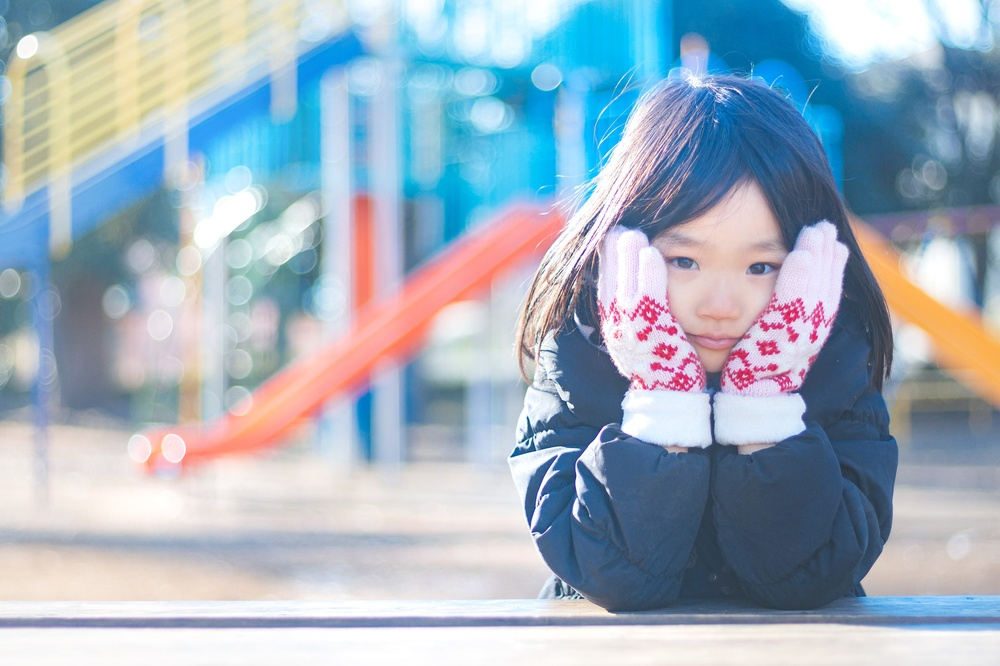
%> input picture anju.jpg, 1000 x 666 px, shrunk from 1600 x 1066 before the run
$ octave kadai3.m   (GNU Octave 9; MATLAB toolbox functions it lacks are replaced by stand-ins)
%> lines starting %> are read from the running program, lines starting %| are printed output that depends on the picture; in (x1, y1, x2, y2) boxes, pixels count from 0 and x2, y2 are one past the last pixel; in counts of white or black regions, pixels touching at a corner belong together; the program's own positions count from 1
% 閾値処理
% 閾値を4パターン設定し,閾値処理した画像を示す．

clear; % 変数のオールクリア

ORG=imread('anju.jpg'); % 原画像の入力
%> ORG is the input picture: size 666x1000x3 uint8; mean R, G, B 160.3, 176.5, 190.5
ORG= rgb2gray(ORG); % カラー画像を白黒濃淡画像へ変換
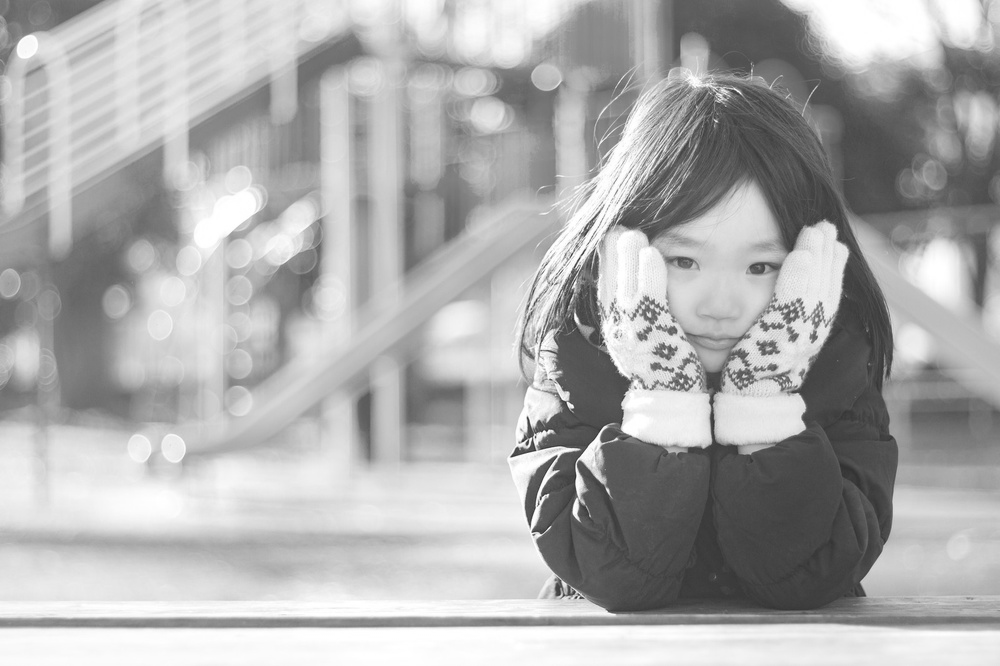
%> ORG: size 666x1000 uint8; min 43, max 255, mean 173.2

imagesc(ORG); colormap(gray); colorbar; % 画像の表示
pause;

IMG = ORG > 50; % 輝度値が64以上の画素を1，その他を0に変換
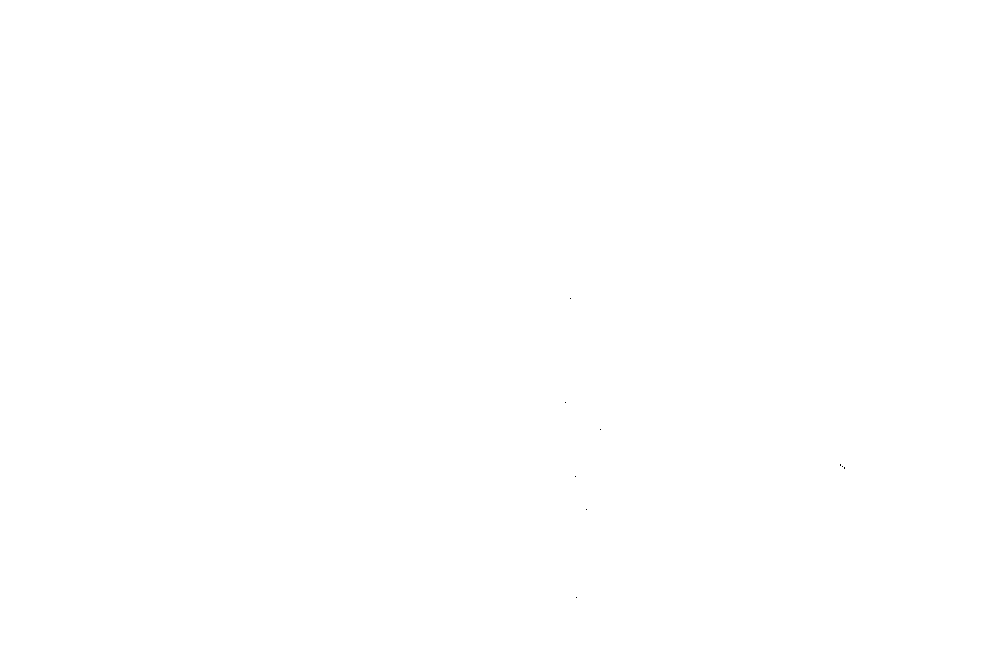
%> IMG: size 666x1000 logical; 100% white; black in thin lines or dots, all inside (x1, y1, x2, y2) = (565, 298, 845, 598)
imagesc(IMG); colormap(gray); colorbar;
pause;

IMG = ORG > 150;
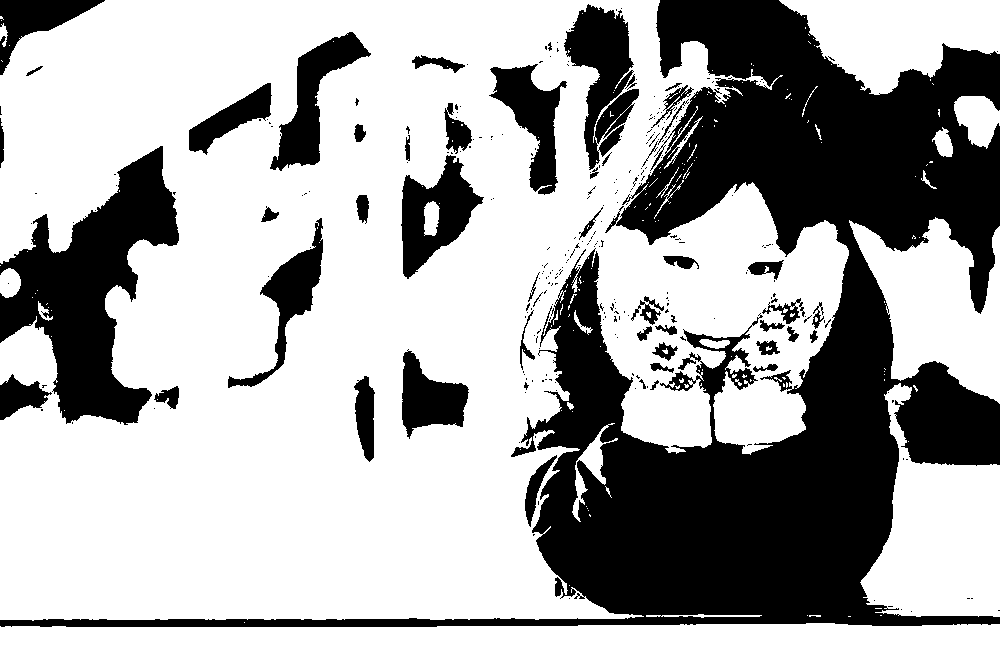
%> IMG: size 666x1000 logical; 66.6% white; 294 black regions (242 under 20 px), largest, box (x1, y1, x2, y2) and area: (0, 0, 1000, 627) 157971, (0, 146, 179, 425) 22068, (564, 4, 639, 170) 6323
imagesc(IMG); colormap(gray); colorbar;
pause;

IMG = ORG > 200;
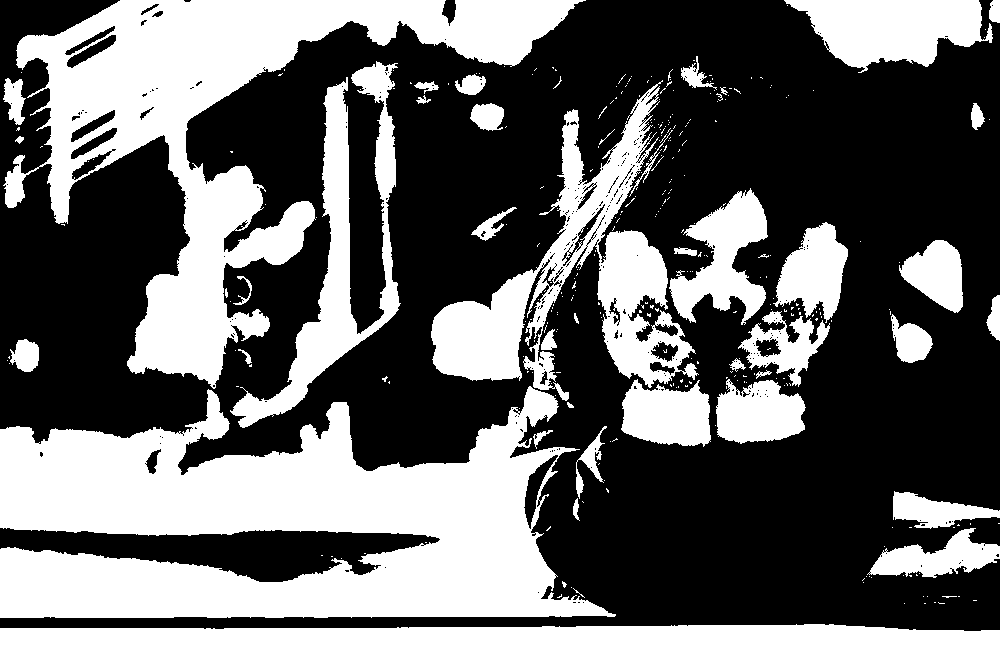
%> IMG: size 666x1000 logical; 40.9% white; 336 white regions (293 under 20 px), largest, box (x1, y1, x2, y2) and area: (0, 386, 616, 618) 84372, (3, 0, 586, 389) 61042, (0, 624, 1000, 666) 38764
imagesc(IMG); colormap(gray); colorbar;
pause;

IMG = ORG > 250;
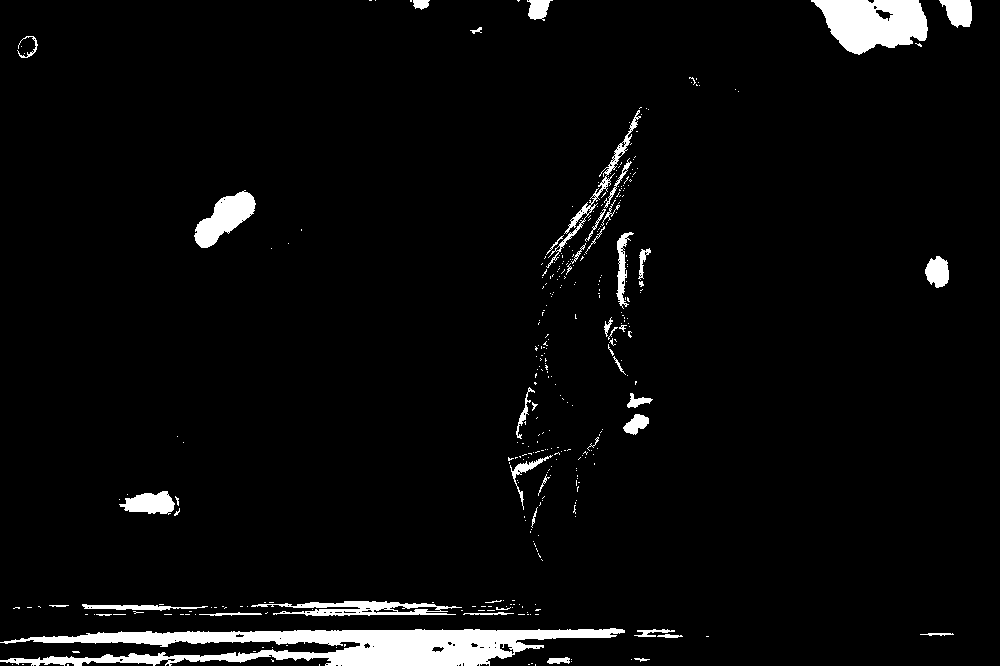
%> IMG: size 666x1000 logical; 4.3% white; 357 white regions (310 under 20 px), largest, box (x1, y1, x2, y2) and area: (0, 628, 625, 666) 12519, (811, 0, 928, 55) 4461, (194, 190, 256, 248) 1785
imagesc(IMG); colormap(gray); colorbar;
